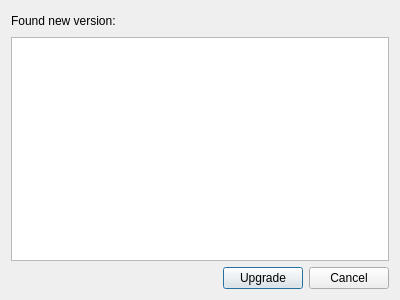
<?xml version="1.0" encoding="UTF-8"?>
<ui version="4.0">
 <class>CNewVersionDescDialog</class>
 <widget class="QDialog" name="CNewVersionDescDialog">
  <property name="geometry">
   <rect>
    <x>0</x>
    <y>0</y>
    <width>400</width>
    <height>300</height>
   </rect>
  </property>
  <property name="windowTitle">
   <string>Dialog</string>
  </property>
  <layout class="QVBoxLayout" name="verticalLayout">
   <item>
    <layout class="QHBoxLayout" name="horizontalLayout_2">
     <property name="topMargin">
      <number>0</number>
     </property>
     <item>
      <widget class="QLabel" name="label">
       <property name="text">
        <string>Found new version:</string>
       </property>
      </widget>
     </item>
     <item>
      <spacer name="horizontalSpacer_3">
       <property name="orientation">
        <enum>Qt::Horizontal</enum>
       </property>
       <property name="sizeType">
        <enum>QSizePolicy::Fixed</enum>
       </property>
       <property name="sizeHint" stdset="0">
        <size>
         <width>10</width>
         <height>20</height>
        </size>
       </property>
      </spacer>
     </item>
     <item>
      <widget class="QLabel" name="versionLabel">
       <property name="text">
        <string>    </string>
       </property>
      </widget>
     </item>
     <item>
      <spacer name="horizontalSpacer_2">
       <property name="orientation">
        <enum>Qt::Horizontal</enum>
       </property>
       <property name="sizeHint" stdset="0">
        <size>
         <width>40</width>
         <height>20</height>
        </size>
       </property>
      </spacer>
     </item>
    </layout>
   </item>
   <item>
    <widget class="QTextBrowser" name="textBrowser"/>
   </item>
   <item>
    <layout class="QHBoxLayout" name="horizontalLayout">
     <item>
      <spacer name="horizontalSpacer">
       <property name="orientation">
        <enum>Qt::Horizontal</enum>
       </property>
       <property name="sizeHint" stdset="0">
        <size>
         <width>40</width>
         <height>20</height>
        </size>
       </property>
      </spacer>
     </item>
     <item>
      <widget class="QPushButton" name="upgradeButton">
       <property name="text">
        <string>Upgrade</string>
       </property>
      </widget>
     </item>
     <item>
      <widget class="QPushButton" name="cancelButton">
       <property name="text">
        <string>Cancel</string>
       </property>
      </widget>
     </item>
    </layout>
   </item>
  </layout>
 </widget>
 <resources/>
 <connections/>
</ui>
